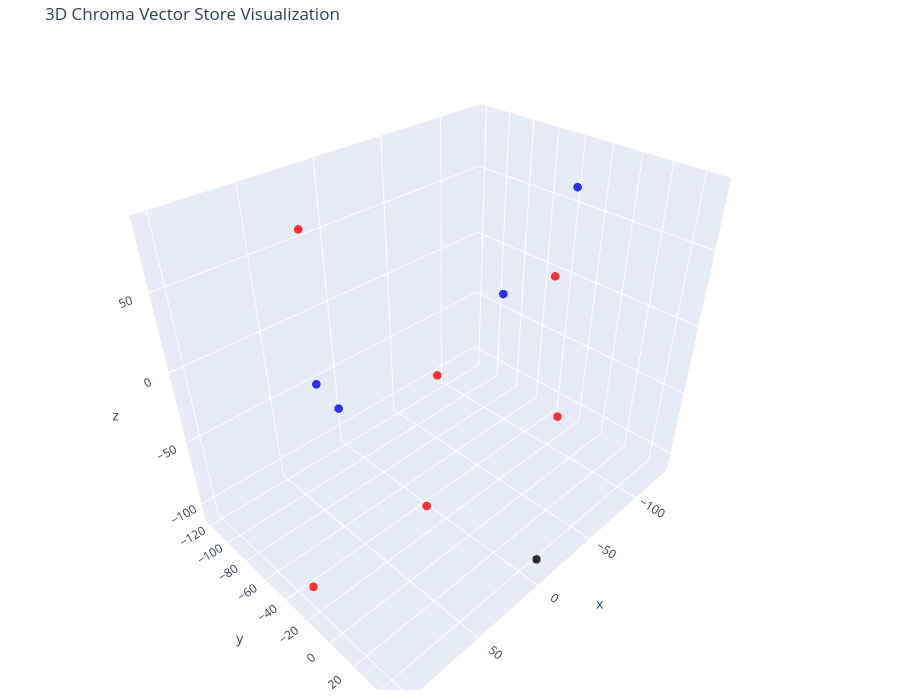

The code cell stored with this chart in its notebook:
### Code cell
# Let's try 3D!
tsne = TSNE(n_components=3, random_state=42, perplexity=5)
reduced_vectors = tsne.fit_transform(vectors)

# Create the 3D scatter plot
fig = go.Figure(data=[go.Scatter3d(
    x=reduced_vectors[:, 0],
    y=reduced_vectors[:, 1],
    z=reduced_vectors[:, 2],
    mode='markers',
    marker=dict(size=5, color=colors, opacity=0.8),
    text=[f"Type: {t}<br>Text: {d[:100]}..." for t, d in zip(doc_types, documents)],
    hoverinfo='text'
)])

fig.update_layout(
    title='3D Chroma Vector Store Visualization',
    scene=dict(xaxis_title='x', yaxis_title='y', zaxis_title='z'),
    width=900,
    height=700,
    margin=dict(r=20, b=10, l=10, t=40)
)

fig.show()

### Figure 1 — Plotly figure (JSON) as saved in the notebook; plotly's stock layout.template omitted (floating-point values rounded to 4 significant figures)
{"data": [{"hoverinfo": "text", "marker": {"color": ["blue", "blue", "blue", "red", "red", "blue", "red", "red", "red", "red", "black"], "opacity": 0.8, "size": 5}, "mode": "markers", "text": ["Type: up<br>Text: - Китай активно продвигает юань, пока доллар теряет влияние\n- Доллар пытается восстановить позиции; ...", "Type: up<br>Text: - Доллар достиг 3-летнего минимума на фоне конфликта Трампа и Пауэлла\n- ИИ готов убить человека при ...", "Type: up<br>Text: - Lindsay в третьем квартале 2025 года превзошла ожидания с сильным ростом выручки\n- Reed's Inc на к...", "Type: down<br>Text: - Трамп анонсирует сделку по правам на полезные ископаемые с Конго\n- Фьючерсы на природный газ подор...", "Type: down<br>Text: - Акции BridgeBio растут после сделки по роялти на $300 млн за продажи акорамидиса в Европе\n- Bernst...", "Type: up<br>Text: - EHang заключает партнерство с Reignwood Aviation для расширения операций eVTOL\n- Прогноз Hershey и...", "Type: down<br>Text: - Акции Te Connectivity достигли исторического максимума в $172,31\n- Landsbankinn принимает заявки н...", "Type: down<br>Text: - Eutelsat Communications публикует полугодовые результаты контракта на поддержание ликвидности\n- At...", "Type: down<br>Text: - Рынок акций  Финляндии закрылся падением, OMX Helsinki 25 снизился на 0,49%\n- Рынок акций  Бельгии...", "Type: down<br>Text: - Saba Capital продает акции Blackrock California (BFZ) на сумму $368 704\n- Bosch Group продает 3,3%...", "Type: current<br>Text: - Акции Progyny растут после подтверждения рейтинга \"Покупать\" от BTIG на фоне благоприятных перспек..."], "type": "scatter3d", "x": [-130.0, -111.7, 3.39, 27.05, 101.6, 66.96, -13.51, 3.116, -25.31, 69.47, -10.11], "y": [-36.98, -76.34, -119.8, -107.3, -20.34, -46.97, -41.14, 49.01, 38.24, 36.16, 44.61], "z": [62.68, -20.91, -80.9, 63.77, -92.92, 11.4, -21.36, 86.23, -13.77, -14.04, -109.1]}], "layout": {"height": 700, "margin": {"b": 10, "l": 10, "r": 20, "t": 40}, "scene": {"xaxis": {"title": {"text": "x"}}, "yaxis": {"title": {"text": "y"}}, "zaxis": {"title": {"text": "z"}}}, "title": {"text": "3D Chroma Vector Store Visualization"}, "width": 900}}
